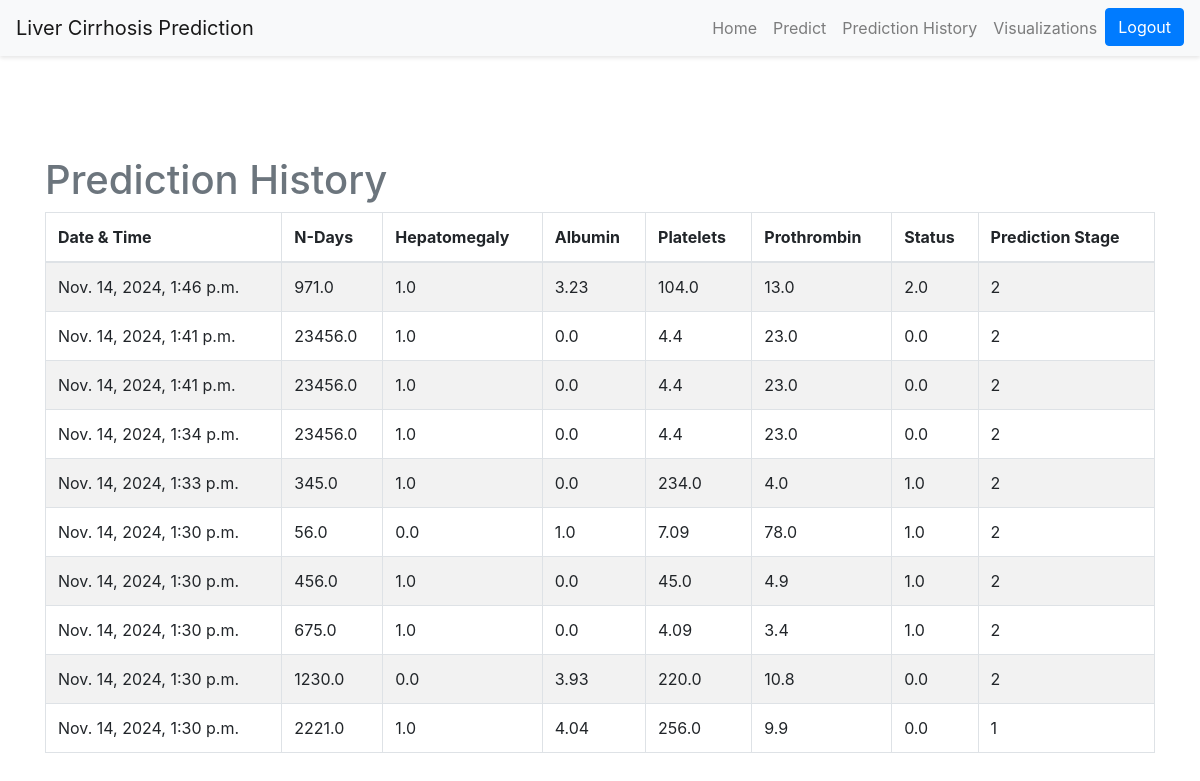
/retrieval/ (signed in), run on the app's committed database.
### base/models.py (models this page shows, shortened)
class LiverCirrhosisPrediction(models.Model):
    n_days = models.FloatField(max_length=10)
    hepatomegaly = models.FloatField(max_length=4)
    albumin = models.FloatField(max_length=5)
    platelets = models.FloatField(max_length=10)
    prothrombin = models.FloatField(max_length=5)
    status = models.FloatField(max_length=4)
    prediction = models.IntegerField()
    created_at = models.DateTimeField(auto_now_add=True)

### base/views.py (the view)
# urls.py: path('retrieval/', views.RetrievalPage, name='retrieval'),
@login_required(login_url='login')
def RetrievalPage(request):
    predictions = LiverCirrhosisPrediction.objects.all().order_by('-id')  # Order by latest
    return render(request, 'retrieval.html', {'predictions': predictions})

### base/templates/retrieval.html
{% extends 'base.html' %}
{% load static %}
{% block content %}
<body>
  <div class="container mt-0">
    <h1 class="text-muted">Prediction History</h1>
    <table class="table table-bordered table-striped mt-2">
      <thead>
        <tr>
          <th>Date & Time</th>
          <th>N-Days</th>
          <th>Hepatomegaly</th>
          <th>Albumin</th>
          <th>Platelets</th>
          <th>Prothrombin</th>
          <th>Status</th>
          <th>Prediction Stage</th>
        </tr>
      </thead>
      <tbody>
        {% for prediction in predictions %}
        <tr>
          <td>{{ prediction.created_at }}</td>
          <td>{{ prediction.n_days }}</td>
          <td>{{ prediction.hepatomegaly }}</td>
          <td>{{ prediction.albumin }}</td>
          <td>{{ prediction.platelets }}</td>
          <td>{{ prediction.prothrombin }}</td>
          <td>{{ prediction.status }}</td>
          <td>{{ prediction.prediction }}</td>
        </tr>
        {% endfor %}
      </tbody>
    </table>
  </div>
</body>
{% endblock %}

### base/templates/base.html (shortened to what this page needs)
<!doctype html>
<html lang="en">
<head>
  {% load static %}
  <link rel="stylesheet" href="https://cdn.jsdelivr.net/npm/bootstrap@4.3.1/dist/css/bootstrap.min.css"
>
</head>
<body>
  <nav class="navbar navbar-expand-lg navbar-light bg-light navbar-sticky">
    <a class="navbar-brand" href="#">Liver Cirrhosis Prediction</a>
    <div class="collapse navbar-collapse" id="navbarNav">
      <ul class="navbar-nav ml-auto">
        <li class="nav-item">
          <a class="nav-link" href="{% url 'home' %}">Home</a>
        </li>
        <li class="nav-item">
          <a class="nav-link" href="{% url 'predict' %}">Predict</a>
        </li>
        <li class="nav-item">
          <a class="nav-link" href="{% url 'retrieval' %}">Prediction History</a>
        </li>
        <li class="nav-item">
          <a class="nav-link" href="{% url 'visualization' %}">Visualizations</a>
        </li>
        <li class="nav-item">
          <a href="{% url 'logout' %}" class="btn btn-primary">Logout</a>
        </li>
      </ul>
    </div>
  </nav>
  <div class="content-container">
    {% block content %}{% endblock %}
  </div>
</body>
</html>

### data on the page
LiverCirrhosisPrediction: created_at "Nov. 14, 2024, 1:46 p.m.", n_days "971.0", hepatomegaly "1.0", albumin "3.23", platelets "104.0", prothrombin "13.0", status "2.0", prediction "2"
LiverCirrhosisPrediction: created_at "Nov. 14, 2024, 1:41 p.m.", n_days "23456.0", hepatomegaly "1.0", albumin "0.0", platelets "4.4", prothrombin "23.0", status "0.0", prediction "2"
LiverCirrhosisPrediction: created_at "Nov. 14, 2024, 1:41 p.m.", n_days "23456.0", hepatomegaly "1.0", albumin "0.0", platelets "4.4", prothrombin "23.0", status "0.0", prediction "2"
LiverCirrhosisPrediction: created_at "Nov. 14, 2024, 1:34 p.m.", n_days "23456.0", hepatomegaly "1.0", albumin "0.0", platelets "4.4", prothrombin "23.0", status "0.0", prediction "2"
LiverCirrhosisPrediction: created_at "Nov. 14, 2024, 1:33 p.m.", n_days "345.0", hepatomegaly "1.0", albumin "0.0", platelets "234.0", prothrombin "4.0", status "1.0", prediction "2"
LiverCirrhosisPrediction: created_at "Nov. 14, 2024, 1:30 p.m.", n_days "56.0", hepatomegaly "0.0", albumin "1.0", platelets "7.09", prothrombin "78.0", status "1.0", prediction "2"
LiverCirrhosisPrediction: created_at "Nov. 14, 2024, 1:30 p.m.", n_days "456.0", hepatomegaly "1.0", albumin "0.0", platelets "45.0", prothrombin "4.9", status "1.0", prediction "2"
LiverCirrhosisPrediction: created_at "Nov. 14, 2024, 1:30 p.m.", n_days "675.0", hepatomegaly "1.0", albumin "0.0", platelets "4.09", prothrombin "3.4", status "1.0", prediction "2"
LiverCirrhosisPrediction: created_at "Nov. 14, 2024, 1:30 p.m.", n_days "1230.0", hepatomegaly "0.0", albumin "3.93", platelets "220.0", prothrombin "10.8", status "0.0", prediction "2"
LiverCirrhosisPrediction: created_at "Nov. 14, 2024, 1:30 p.m.", n_days "2221.0", hepatomegaly "1.0", albumin "4.04", platelets "256.0", prothrombin "9.9", status "0.0", prediction "1"
